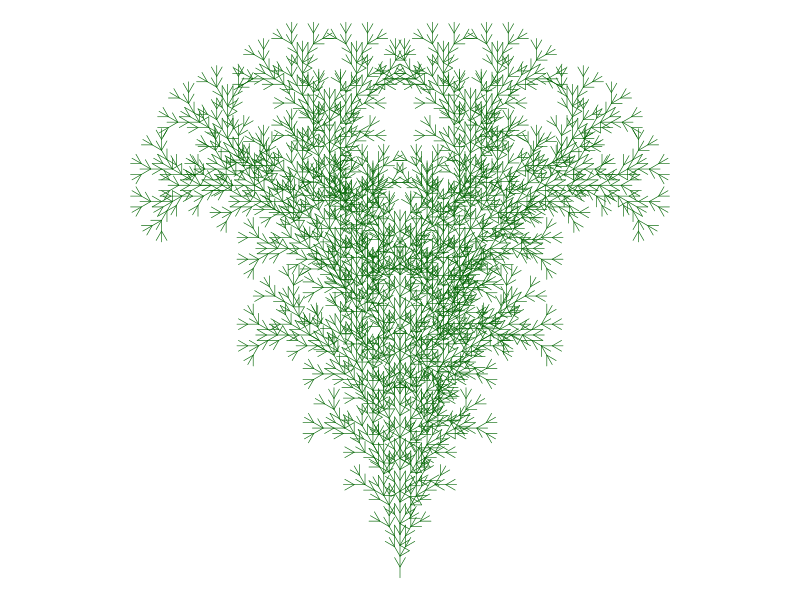
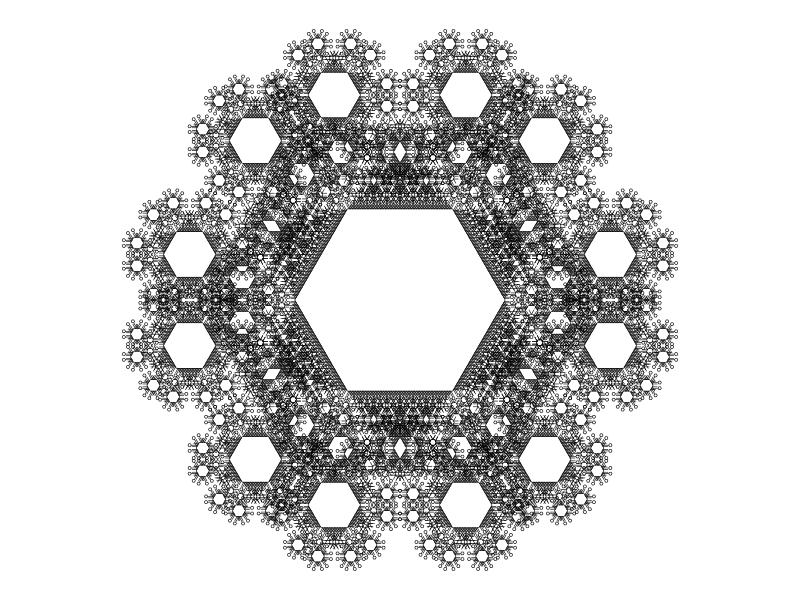
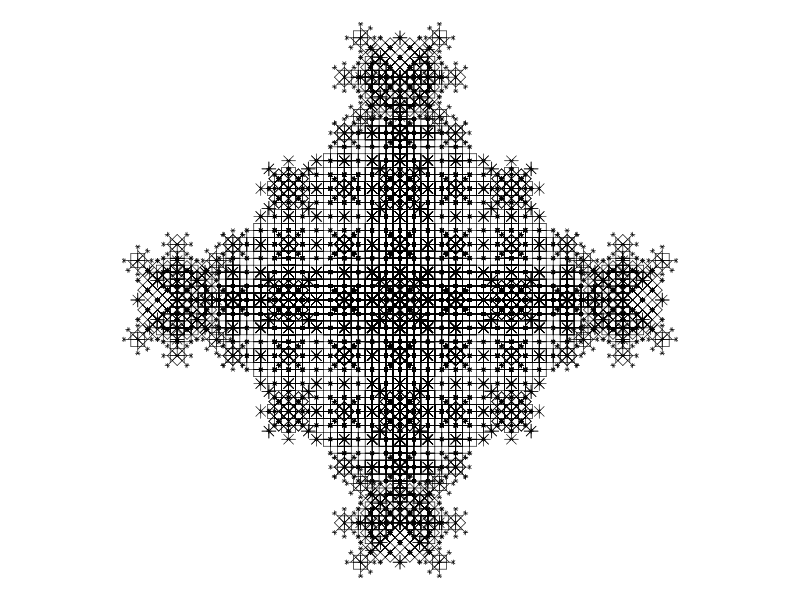

Source code (R) for these figures, in order: (Note: this script raises an error after producing the figures.)
## ---- chunk 1
subtrahend = 2
## ---- chunk 2
getstr = function(start="A",
                  rules=list("A"="A[+A][-A]b","b"="[+C][-C]","C"="CC"),
                  n=10){
    st = start
    for(jj in 1:n){
        ss = strsplit(st,"")[[1]]
        s2 = ss
        for(i in names(rules)){
            s2[ss==i] = rules[[i]]
        }
        st = paste0(s2,collapse="")
    }
    return(st)
}

getxyc = function(string="AA+AA+AA+A+A",angle=pi/2,angle_initial=pi/2){
    switch = 1
    d = angle_initial
    x = 0
    y = 0
    dsave = numeric()
    xsave = numeric()
    ysave = numeric()
    chs = strsplit(string,"")[[1]]
    xl = numeric(sum(chs %in% LETTERS)+sum(chs=="]")+1)
    yl = numeric(sum(chs %in% LETTERS)+sum(chs=="]")+1)
    draw = numeric(sum(chs %in% LETTERS)+sum(chs=="]")+1)
    j = 0
    for(i in 1:nchar(string)){
        ch = chs[i]
        cn = as.integer(charToRaw(ch))
        if(cn>=as.integer(charToRaw("A")) && cn<=as.integer(charToRaw("L"))){
            j = j+1
            draw[j+1] = 1
            x = x+cos(d)
            y = y+sin(d)
            xl[j+1] = x
            yl[j+1] = y
        }
        if(cn>=as.integer(charToRaw("M")) && cn<=as.integer(charToRaw("Z"))){
            j = j+1
            draw[j+1] = 0
            x = x+cos(d)
            y = y+sin(d)
            xl[j+1] = x
            yl[j+1] = y
        }
        if(cn==as.integer(charToRaw("["))){
            dsave = c(dsave,d)
            xsave = c(xsave,x)
            ysave = c(ysave,y)
        }
        if(cn==as.integer(charToRaw("]"))){
            j = j+1
            draw[j+1] = 0
            x = xsave[length(xsave)]
            y = ysave[length(ysave)]
            d = dsave[length(dsave)]
            if(length(xsave)>1){
                xsave = xsave[1:(length(xsave)-1)]
                ysave = ysave[1:(length(ysave)-1)]
                dsave = dsave[1:(length(dsave)-1)]
            } else {
                xsave = numeric()
                ysave = numeric()
                dsave = numeric()
            }
            xl[j+1] = x
            yl[j+1] = y
        }
        if(cn==as.integer(charToRaw("-"))){
            d = d-angle*switch
        }
        if(cn==as.integer(charToRaw("+"))){
            d = d+angle*switch
        }
        if(cn==as.integer(charToRaw("."))){
            switch = switch*(-1)
        }
    }
    
    xwid = max(xl)-min(xl)
    ywid = max(yl)-min(yl)
    xmid = (max(xl)+min(xl))/2
    ymid = (max(yl)+min(yl))/2
    wid = max(c(xwid,ywid))
    x2 = (xl-xmid)/wid*2
    y2 = (yl-ymid)/wid*2
    return(list(x2,y2,draw))
}

makeplot = function(xyd,lwd=1,col="blue"){
    x = xyd[[1]]
    y = xyd[[2]]
    d = xyd[[3]]
    plot(0,0,"n",xlim=c(-1,1),ylim=c(-1,1),axes=F,ann=F)
    starts = numeric()
    if(d[1]){
        starts = c(1)
    }
    starts = c(starts,which(diff(d)==1))
    ends = which(diff(d)==-1)
    if(d[length(d)]==1){
        ends = c(ends,length(d))
    }
    for(i in 1:length(starts)){
        lines(x[starts[i]:ends[i]],y[starts[i]:ends[i]],lwd=lwd,col=col)
    }
}

catinfo = function(angle,start,rules,N){
    cat(paste0("Angle = ",angle,"°\n"))
    cat(paste0("Start = ",start))
    cat("\n")
    cat("Rules:")
    cat("\n")
    cat(paste0("  ",names(rules)," > ",rules,collapse="\n"))
    cat(paste0("\nNumber of recursions = ",N))
}
## ---- chunk 3
par(mar=c(0,0,0,0),oma=c(0,0,0,0),pty="s")
angle = 30
N = 7
start_angle = 90
start = "A"
rules = list("A"="A[+A][-A]B",
             "B"="[--B]A")
s = getstr(start,rules,N)
xyc = getxyc(s,angle/180*pi,angle_initial=start_angle/180*pi)
# print(xyc[[3]])
makeplot(xyc,lwd=0.6,col="darkgreen")
## ---- chunk 4
catinfo(angle,start,rules,N)
## ---- chunk 5
par(mar=c(0,0,0,0),oma=c(0,0,0,0),pty="s")
angle = 60
N = 7
start_angle = 0
start = "A"
rules = list("A"="-B+B+B+B+B+B",
             "B"="B[--CCA][-CCA]B",
             "C"="CC")
s = getstr(start,rules,N)
xyc = getxyc(s,angle/180*pi,angle_initial=start_angle/180*pi)
makeplot(xyc,lwd=0.6,col="black")
## ---- chunk 6
catinfo(angle,start,rules,N)
## ---- chunk 7
par(mar=c(0,0,0,0),oma=c(0,0,0,0),pty="s")
start = "A"
rules = list("A"="[----AAB][--AAB][++AAB]AAB",
             "B"="[-C][+C][--C][++C][---C][+++C]",
             "C"="CAB")
angle = 45
start_angle = 0
N = 6
s = getstr(start,rules,N)
xyc = getxyc(s,angle/180*pi,angle_initial=start_angle/180*pi)
makeplot(xyc,lwd=0.6,col="black")
## ---- chunk 8
catinfo(angle,start,rules,N)
## ---- chunk 9
par(mar=c(0,0,0,0),oma=c(0,0,0,0),pty="s")
start = "A"
rules = list("A"="[-AAB][--AAB][+AAB][++AAB]AAB",
             "B"="[-C][+C][--C][++C]CA",
             "C"="CC")
angle = 72
start_angle = 72/4
N = 5
s = getstr(start,rules,N)
xyc = getxyc(s,angle/180*pi,angle_initial=start_angle/180*pi)
makeplot(xyc,lwd=0.6,col="black")
## ---- chunk 10
catinfo(angle,start,rules,N)
## ---- chunk 11
par(mar=c(0,0,0,0),oma=c(0,0,0,0),pty="s")
start = "a"
rules = list("a"="-B+B+B+B+B+B",
             "B"="BB[-CCa]",
             "C"="CC")
angle = 60
start_angle = 0
N = 9
s = getstr(start,rules,N)
xyc = getxyc(s,angle/180*pi,angle_initial=start_angle/180*pi)
makeplot(xyc,lwd=1,col="black")
## ---- chunk 12
catinfo(angle,start,rules,N)
## ---- chunk 13
par(mar=c(0,0,0,0),oma=c(0,0,0,0),pty="s")
start = "A"
rules = list("A"="B+B+B+B+B",
             "B"="[-CCA]BB",
             "C"="CC")
angle = 72
start_angle = 0
N = 9
s = getstr(start,rules,N)
xyc = getxyc(s,angle/180*pi,angle_initial=start_angle/180*pi)
makeplot(xyc,lwd=1,col="black")
## ---- chunk 14
catinfo(angle,start,rules,N)
## ---- chunk 15
par(mar=c(0,0,0,0),oma=c(0,0,0,0),pty="s")
start = "A"
rules = list("A"="+A-B-B[B]",
             "B"="-B+A+A[A]")
angle = 45
start_angle = 0
N = 8
s = getstr(start,rules,N)
xyc = getxyc(s,angle/180*pi,angle_initial=start_angle/180*pi)
makeplot(xyc,lwd=1,col="black")
## ---- chunk 16
catinfo(angle,start,rules,N)
## ---- chunk 17
par(mar=c(0,0,0,0),oma=c(0,0,0,0),pty="s")
start = "A"
rules = list("A"="AA[-A][+A]")
angle = 90
start_angle = 0
N = 8
s = getstr(start,rules,N)
xyc = getxyc(s,angle/180*pi,angle_initial=start_angle/180*pi)
makeplot(xyc,lwd=1,col="black")
## ---- chunk 18
catinfo(angle,start,rules,N)
## ---- chunk 19
par(mar=c(0,0,0,0),oma=c(0,0,0,0),pty="s")
start = "A"
rules = list("A"="AcbcA",
             "b"="[+A][-A][++A][--A][+++A][---A][++++A][----A][+++++A][-----A]",
             "c"="bAb")
angle = 30
start_angle = 0
N = 6
s = getstr(start,rules,N)
xyc = getxyc(s,angle/180*pi,angle_initial=start_angle/180*pi)
makeplot(xyc,lwd=1,col="black")
## ---- chunk 20
catinfo(angle,start,rules,N)
## ---- chunk 21
par(mar=c(0,0,0,0),oma=c(0,0,0,0),pty="s")
start = "AB"
rules = list("A"="B--B",
             "B"="AA+++AA")
angle = 30
start_angle = 0
N = 12
s = getstr(start,rules,N)
xyc = getxyc(s,angle/180*pi,angle_initial=start_angle/180*pi)
makeplot(xyc,lwd=1,col="black")
## ---- chunk 22
catinfo(angle,start,rules,N)
## ---- chunk 23
par(mar=c(0,0,0,0),oma=c(0,0,0,0),pty="s")
start = "x"
rules = list("x"="FFF[+FFF+FFF+FF+FF+F+Fx][-FFF-FFF-FF-FF-F-Fx]Fx",
             "F"="FFx")
angle = 30
start_angle = 90
N = 6
s = getstr(start,rules,N)
xyc = getxyc(s,angle/180*pi,angle_initial=start_angle/180*pi)
makeplot(xyc,lwd=0.3,col="black")
## ---- chunk 24
catinfo(angle,start,rules,N)
## ---- chunk 25
par(mar=c(0,0,0,0),oma=c(0,0,0,0),pty="s")
start = "A"
rules = list("A"="AB",
             "B"="A[++C][--C]",
             "C"="C[+C][-C]A")
angle = 45
start_angle = 90
N = 10
s = getstr(start,rules,N)
xyc = getxyc(s,angle/180*pi,angle_initial=start_angle/180*pi)
makeplot(xyc,lwd=1,col="maroon")
## ---- chunk 26
catinfo(angle,start,rules,N)
## ---- chunk 27
par(mar=c(0,0,0,0),oma=c(0,0,0,0),pty="s")
start = "-x"
rules = list("x"="F+[[x]-x]-F[-Fx]+x",
             "F"="FF")
angle = 25
start_angle = 90
N = 7
s = getstr(start,rules,N)
xyc = getxyc(s,angle/180*pi,angle_initial=start_angle/180*pi)
makeplot(xyc,lwd=1,col=rgb(0.5,0,0.5))
## ---- chunk 28
catinfo(angle,start,rules,N)
## ---- chunk 29
par(mar=c(0,0,0,0),oma=c(0,0,0,0),pty="s")
start = "b"
rules = list("A"="AA",
             "b"="AbA+AbA+AbA")
angle = 90
start_angle = 90
N = 9
s = getstr(start,rules,N)
xyc = getxyc(s,angle/180*pi,angle_initial=start_angle/180*pi)
makeplot(xyc,lwd=1,col=rgb(0,0,0.5))
## ---- chunk 30
catinfo(angle,start,rules,N)
## ---- chunk 31
par(mar=c(0,0,0,0),oma=c(0,0,0,0),pty="s")
start = "A"
rules = list("A"="A+A-A")
angle = 115
start_angle = 90
N = 11
s = getstr(start,rules,N)
xyc = getxyc(s,angle/180*pi,angle_initial=start_angle/180*pi)
makeplot(xyc,lwd=1,col=rgb(0,0,0))
## ---- chunk 32
catinfo(angle,start,rules,N)
## ---- chunk 33
par(mar=c(0,0,0,0),oma=c(0,0,0,0),pty="s")
start = "A"
rules = list("A"="A[+AA][-AA]B",
             "B"="ABA")
angle = 90
start_angle = -90
N = 7
s = getstr(start,rules,N)
xyc = getxyc(s,angle/180*pi,angle_initial=start_angle/180*pi)
makeplot(xyc,lwd=1,col=rgb(0,0,0))
## ---- chunk 34
catinfo(angle,start,rules,N)
## ---- chunk 35
par(mar=c(0,0,0,0),oma=c(0,0,0,0),pty="s")
start = "x"
rules = list("x"="FFF[+FF+FF+FF+F+Fx][-FF-FF-FF-F-Fx]FFFFFFFFFFFFFFx",
             "F"="FF")
angle = 6
start_angle = 90
N = 8
s = getstr(start,rules,N)
xyc = getxyc(s,angle/180*pi,angle_initial=start_angle/180*pi)
makeplot(xyc,lwd=1,col=rgb(0,0,0))
## ---- chunk 36
catinfo(angle,start,rules,N)
## ---- chunk 37
xyd = function(string="AA+AA+AA+A+A",angle=pi/2,angle_initial=pi/2){
    switch = 1
    d = angle_initial
    x = 0
    y = 0
    xl = c(x)
    yl = c(y)
    dsave = numeric()
    xsave = numeric()
    ysave = numeric()
    chs = strsplit(string,"")[[1]]
    xl = numeric(sum(chs %in% LETTERS)+sum(chs=="]")+1)
    yl = numeric(sum(chs %in% LETTERS)+sum(chs=="]")+1)
    draw = numeric(sum(chs %in% LETTERS)+sum(chs=="]")+1)
    draw[1]=1
    j = 1
    for(i in 1:nchar(string)){
        ch = chs[i]
        cn = as.integer(charToRaw(ch))
        if(cn>=as.integer(charToRaw("A")) && cn<=as.integer(charToRaw("L"))){
            j = j+1
            draw[j] = 1
            x = x+cos(d)
            y = y+sin(d)
            xl[j] = x
            yl[j] = y
        }
        if(cn>=as.integer(charToRaw("M")) && cn<=as.integer(charToRaw("Z"))){
            j = j+1
            draw[j] = 0
            x = x+cos(d)
            y = y+sin(d)
            xl[j] = x
            yl[j] = y
        }
        if(cn==as.integer(charToRaw("["))){
            dsave = c(dsave,d)
            xsave = c(xsave,x)
            ysave = c(ysave,y)
        }
        if(cn==as.integer(charToRaw("]"))){
            j = j+1
            draw[j] = 0
            x = xsave[length(xsave)]
            y = ysave[length(ysave)]
            d = dsave[length(dsave)]
            if(length(xsave)>1){
                xsave = xsave[1:(length(xsave)-1)]
                ysave = ysave[1:(length(ysave)-1)]
                dsave = dsave[1:(length(dsave)-1)]
            } else {
                xsave = numeric()
                ysave = numeric()
                dsave = numeric()
            }
            xl[j] = x
            yl[j] = y
        }
        if(cn==as.integer(charToRaw("-"))){
            d = d+angle*switch
        }
        if(cn==as.integer(charToRaw("+"))){
            d = d-angle*switch
        }
        if(cn==as.integer(charToRaw("."))){
            switch = switch*(-1)
        }
    }
    return(list(xl,yl,draw,x,y,d,xsave,ysave,dsave))
}

plotit = function(xyd,lwd=1,col="blue"){
    x = xyd[[1]]
    y = xyd[[2]]
    d = xyd[[3]]
    plot(0,0,"n",xlim=c(-10,10),ylim=c(-10,10),axes=F,ann=F)
    starts = numeric()
    if(d[1]){
        starts = c(1)
    }
    starts = c(starts,which(diff(d)==1))
    ends = which(diff(d)==-1)
    if(d[length(d)]==1){
        ends = c(ends,length(d))
    }
    for(i in 1:length(starts)){
        lines(x[starts[i]:ends[i]],y[starts[i]:ends[i]],lwd=lwd,col=col)
    }
}
## ---- chunk 38
s = "FFFF[+FFF[+FF+F][-FF-F]F][-FFF[-FF-F][+FF+F]F]F[+F][-F]F"
# ss = strsplit(s,"")[[1]]
x = 0
y = 0
d = pi/2
for(i in 1:nchar(s)){
    par(mar=c(0,0,0,0),oma=c(0,0,0,0),pty="s")
    ss = substr(s,1,i)
    xyd1 = xyd(ss,pi/2,angle_initial=pi/2)
    plotit(xyd1,lwd=3,col=rgb(0,0,0))
    text(-9,9,s,adj=c(0,0.5),col="grey")
    text(-9,9,ss,adj=c(0,0.5))
    x = xyd1[[4]]
    y = xyd1[[5]]
    d = xyd1[[6]]
    xsave = round(xyd1[[7]],1)
    ysave = round(xyd1[[8]],1)
    dsave = xyd1[[9]]
    arrows(x-cos(d)/4,y-sin(d)/4,x+cos(d)/4,y+sin(d)/4,0.1,15,2,col="darkgreen",lwd=5)
    if(length(xsave)>0){
        text(-5,-9,paste0(rev(xsave),collapse="\n"),adj=c(0.5,0),col="red")
        text(0,-9,paste0(rev(ysave),collapse="\n"),adj=c(0.5,0),col="red")
        text(5,-9,paste0(rev(round(dsave/pi*180)),"°",collapse="\n"),adj=c(0.5,0),col="red")
        for(i in 1:length(xsave)){
            xs = xsave[i]
            ys = ysave[i]
            ds = dsave[i]
            arrows(xs-cos(ds)/5,ys-sin(ds)/5,xs+cos(ds)/5,ys+sin(ds)/5,0.1,15,2,col="red",lwd=2)
        }
    }
    
}

## ---- chunk 39
s = "FFF[+FFF+FFF+FF+FF+F+F][-FFF-FFF-FF-FF-F-F]F"
x = 0
y = 0
d = pi/2
for(i in 1:nchar(s)){
    par(mar=c(0,0,0,0),oma=c(0,0,0,0),pty="s")
    ss = substr(s,1,i)
    xyd1 = xyd(ss,pi/2,angle_initial=pi/2)
    plotit(xyd1,lwd=3,col=rgb(0,0,0))
    text(-9,9,s,adj=c(0,0.5),col="grey")
    text(-9,9,ss,adj=c(0,0.5))
    x = xyd1[[4]]
    y = xyd1[[5]]
    d = xyd1[[6]]
    xsave = round(xyd1[[7]],1)
    ysave = round(xyd1[[8]],1)
    dsave = xyd1[[9]]
    arrows(x-cos(d)/4,y-sin(d)/4,x+cos(d)/4,y+sin(d)/4,0.1,15,2,col="darkgreen",lwd=5)
    if(length(xsave)>0){
        text(-5,-9,paste0(rev(xsave),collapse="\n"),adj=c(0.5,0),col="red")
        text(0,-9,paste0(rev(ysave),collapse="\n"),adj=c(0.5,0),col="red")
        text(5,-9,paste0(rev(round(dsave/pi*180)),"°",collapse="\n"),adj=c(0.5,0),col="red")
        for(i in 1:length(xsave)){
            xs = xsave[i]
            ys = ysave[i]
            ds = dsave[i]
            arrows(xs-cos(ds)/5,ys-sin(ds)/5,xs+cos(ds)/5,ys+sin(ds)/5,0.1,15,2,col="red",lwd=2)
        }
    }
}
